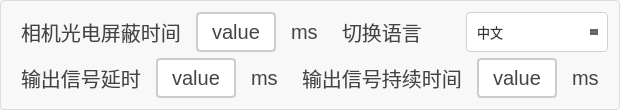
          <widget class="QGroupBox" name="groupBox_14">
           <property name="styleSheet">
            <string notr="true">QGroupBox {
    border: 1px solid #DDD;
    border-radius: 4px;
    font: bold 14px;
    color: #666;
    background-color: #F8F8F8;
}

QGroupBox::title {
    subcontrol-origin: margin;
    subcontrol-position: top left;
    left: 10px;
    padding: 0 5px;
}</string>
           </property>
           <property name="title">
            <string/>
           </property>
           <layout class="QGridLayout" name="gridLayout_2">
            <item row="0" column="0">
             <layout class="QVBoxLayout" name="verticalLayout_2">
              <item>
               <layout class="QHBoxLayout" name="horizontalLayout_3">
                <item>
                 <layout class="QHBoxLayout" name="horizontalLayout_21" stretch="2,1,1">
                  <item>
                   <widget class="QLabel" name="lb_xiangjiguangdianpingbishijian">
                    <property name="styleSheet">
                     <string notr="true">/* 基础标签样式 */
QLabel {
    color: #444444;          /* 主文字色 */
    font-size: 20px;         /* 标准字号 */
    background: transparent; /* 透明背景 */
    padding: 2px 4px;        /* 基础内边距 */
}

/* 标题样式 */
QLabel.title {
    font-size: 16px;
    font-weight: 600;
    color: #333333;
    border-bottom: 1px solid #DDDDDD; /* 下划线装饰 */
    padding-bottom: 4px;
}

/* 副标题/次要文本 */
QLabel.subtitle {
    color: #666666;
    font-size: 13px;
    font-style: italic;
}

/* 强调文本 */
QLabel.emphasis {
    color: #333333;
    font-weight: 500;
    background-color: #F5F5F5;
    border-radius: 3px;
    padding: 4px 8px;
}

/* 状态标签（成功/警告/错误） */
QLabel[state=&quot;success&quot;] {
    color: #228B22;          /* 森林绿 */
    border-left: 3px solid #228B22;
    padding-left: 8px;
}

QLabel[state=&quot;warning&quot;] {
    color: #FF8C00;          /* 暗橙 */
    border-left: 3px solid #FF8C00;
    padding-left: 8px;
}

QLabel[state=&quot;error&quot;] {
    color: #B22222;          /* 砖红 */
    border-left: 3px solid #B22222;
    padding-left: 8px;
}

/* 数据展示标签 */
QLabel.data {
    color: #2F4F4F;          /* 深石板灰 */
    font-family: monospace;
    border: 1px solid #E0E0E0;
    background-color: #FFFFFF;
    padding: 6px 12px;
    border-radius: 4px;
}

/* 禁用状态 */
QLabel:disabled {
    color: #AAAAAA;
    background-color: transparent;
}

/* 链接样式（伪链接效果） */
QLabel.link {
    color: #4682B4;          /* 钢蓝 */
    text-decoration: underline;
    border-bottom: 1px dotted #4682B4;
}

/* 图标标签 */
QLabel.icon {
    qproperty-alignment: AlignCenter;
    border: 1px solid #E0E0E0;
    border-radius: 4px;
    background-color: #FFFFFF;
    padding: 12px;
}</string>
                    </property>
                    <property name="text">
                     <string>相机光电屏蔽时间</string>
                    </property>
                   </widget>
                  </item>
                  <item>
                   <widget class="QPushButton" name="btn_xiangjiguangdianpingbishijian">
                    <property name="sizePolicy">
                     <sizepolicy hsizetype="Minimum" vsizetype="Minimum">
                      <horstretch>0</horstretch>
                      <verstretch>0</verstretch>
                     </sizepolicy>
                    </property>
                    <property name="styleSheet">
                     <string notr="true">QPushButton {
    padding: 6px 14px;
    border: 2px solid #CCC;
    border-radius: 4px;
    background-color: white;
    color: #444;
	font-size:20px;
}

QPushButton:hover {
    border-color: #999;
    background-color: #F5F5F5;
}

QPushButton:pressed {
    border-color: #777;
    background-color: #EEE;
}</string>
                    </property>
                    <property name="text">
                     <string>value</string>
                    </property>
                   </widget>
                  </item>
                  <item>
                   <widget class="QLabel" name="lb_xiangjiguangdianpingbishijianUnit">
                    <property name="styleSheet">
                     <string notr="true">/* 基础标签样式 */
QLabel {
    color: #444444;          /* 主文字色 */
    font-size: 20px;         /* 标准字号 */
    background: transparent; /* 透明背景 */
    padding: 2px 4px;        /* 基础内边距 */
}

/* 标题样式 */
QLabel.title {
    font-size: 16px;
    font-weight: 600;
    color: #333333;
    border-bottom: 1px solid #DDDDDD; /* 下划线装饰 */
    padding-bottom: 4px;
}

/* 副标题/次要文本 */
QLabel.subtitle {
    color: #666666;
    font-size: 13px;
    font-style: italic;
}

/* 强调文本 */
QLabel.emphasis {
    color: #333333;
    font-weight: 500;
    background-color: #F5F5F5;
    border-radius: 3px;
    padding: 4px 8px;
}

/* 状态标签（成功/警告/错误） */
QLabel[state=&quot;success&quot;] {
    color: #228B22;          /* 森林绿 */
    border-left: 3px solid #228B22;
    padding-left: 8px;
}

QLabel[state=&quot;warning&quot;] {
    color: #FF8C00;          /* 暗橙 */
    border-left: 3px solid #FF8C00;
    padding-left: 8px;
}

QLabel[state=&quot;error&quot;] {
    color: #B22222;          /* 砖红 */
    border-left: 3px solid #B22222;
    padding-left: 8px;
}

/* 数据展示标签 */
QLabel.data {
    color: #2F4F4F;          /* 深石板灰 */
    font-family: monospace;
    border: 1px solid #E0E0E0;
    background-color: #FFFFFF;
    padding: 6px 12px;
    border-radius: 4px;
}

/* 禁用状态 */
QLabel:disabled {
    color: #AAAAAA;
    background-color: transparent;
}

/* 链接样式（伪链接效果） */
QLabel.link {
    color: #4682B4;          /* 钢蓝 */
    text-decoration: underline;
    border-bottom: 1px dotted #4682B4;
}

/* 图标标签 */
QLabel.icon {
    qproperty-alignment: AlignCenter;
    border: 1px solid #E0E0E0;
    border-radius: 4px;
    background-color: #FFFFFF;
    padding: 12px;
}</string>
                    </property>
                    <property name="text">
                     <string>ms</string>
                    </property>
                   </widget>
                  </item>
                 </layout>
                </item>
                <item>
                 <layout class="QHBoxLayout" name="horizontalLayout_37" stretch="1,1">
                  <item>
                   <widget class="QLabel" name="lb_changeLanguage">
                    <property name="styleSheet">
                     <string notr="true">/* 基础标签样式 */
QLabel {
    color: #444444;          /* 主文字色 */
    font-size: 20px;         /* 标准字号 */
    background: transparent; /* 透明背景 */
    padding: 2px 4px;        /* 基础内边距 */
}

/* 标题样式 */
QLabel.title {
    font-size: 16px;
    font-weight: 600;
    color: #333333;
    border-bottom: 1px solid #DDDDDD; /* 下划线装饰 */
    padding-bottom: 4px;
}

/* 副标题/次要文本 */
QLabel.subtitle {
    color: #666666;
    font-size: 13px;
    font-style: italic;
}

/* 强调文本 */
QLabel.emphasis {
    color: #333333;
    font-weight: 500;
    background-color: #F5F5F5;
    border-radius: 3px;
    padding: 4px 8px;
}

/* 状态标签（成功/警告/错误） */
QLabel[state=&quot;success&quot;] {
    color: #228B22;          /* 森林绿 */
    border-left: 3px solid #228B22;
    padding-left: 8px;
}

QLabel[state=&quot;warning&quot;] {
    color: #FF8C00;          /* 暗橙 */
    border-left: 3px solid #FF8C00;
    padding-left: 8px;
}

QLabel[state=&quot;error&quot;] {
    color: #B22222;          /* 砖红 */
    border-left: 3px solid #B22222;
    padding-left: 8px;
}

/* 数据展示标签 */
QLabel.data {
    color: #2F4F4F;          /* 深石板灰 */
    font-family: monospace;
    border: 1px solid #E0E0E0;
    background-color: #FFFFFF;
    padding: 6px 12px;
    border-radius: 4px;
}

/* 禁用状态 */
QLabel:disabled {
    color: #AAAAAA;
    background-color: transparent;
}

/* 链接样式（伪链接效果） */
QLabel.link {
    color: #4682B4;          /* 钢蓝 */
    text-decoration: underline;
    border-bottom: 1px dotted #4682B4;
}

/* 图标标签 */
QLabel.icon {
    qproperty-alignment: AlignCenter;
    border: 1px solid #E0E0E0;
    border-radius: 4px;
    background-color: #FFFFFF;
    padding: 12px;
}</string>
                    </property>
                    <property name="text">
                     <string>切换语言</string>
                    </property>
                   </widget>
                  </item>
                  <item>
                   <widget class="QComboBox" name="cbox_changeLanguage">
                    <property name="sizePolicy">
                     <sizepolicy hsizetype="Preferred" vsizetype="Minimum">
                      <horstretch>0</horstretch>
                      <verstretch>0</verstretch>
                     </sizepolicy>
                    </property>
                    <property name="styleSheet">
                     <string notr="true">QComboBox {
    border: 1px solid #d0d0d0;
    border-radius: 4px;
    padding: 5px 10px;
    background-color: #ffffff;
    color: #333333;
    min-width: 120px;
    font-size: 13px;
}

QComboBox:hover {
    border: 1px solid #a0a0a0;
}

QComboBox:focus {
    border: 1px solid #4a90e2;
}

QComboBox::drop-down {
    subcontrol-origin: padding;
    subcontrol-position: top right;
    width: 25px;
    border-left: none;
}

QComboBox::down-arrow {
    width: 0;
    height: 0;
    border-left: 4px solid transparent;
    border-right: 4px solid transparent;
    border-top: 6px solid #666666;
}

QComboBox::down-arrow:hover {
    border-top: 6px solid #4a90e2;
}

QComboBox QAbstractItemView {
    border: 1px solid #d0d0d0;
    border-radius: 4px;
    background-color: #ffffff;
    selection-background-color: #4a90e2;
    selection-color: #ffffff;
    padding: 2px;
}

QComboBox QAbstractItemView::item {
    height: 28px;
    padding-left: 10px;
}

QComboBox QAbstractItemView::item:hover {
    background-color: #e8f4fd;
    color: #333333;
}</string>
                    </property>
                    <item>
                     <property name="text">
                      <string>中文</string>
                     </property>
                    </item>
                    <item>
                     <property name="text">
                      <string>English</string>
                     </property>
                    </item>
                   </widget>
                  </item>
                 </layout>
                </item>
               </layout>
              </item>
              <item>
               <layout class="QHBoxLayout" name="horizontalLayout_2">
                <item>
                 <layout class="QHBoxLayout" name="horizontalLayout_22" stretch="2,1,1">
                  <item>
                   <widget class="QLabel" name="lb_shuchuxinhaoyanshi">
                    <property name="styleSheet">
                     <string notr="true">/* 基础标签样式 */
QLabel {
    color: #444444;          /* 主文字色 */
    font-size: 20px;         /* 标准字号 */
    background: transparent; /* 透明背景 */
    padding: 2px 4px;        /* 基础内边距 */
}

/* 标题样式 */
QLabel.title {
    font-size: 16px;
    font-weight: 600;
    color: #333333;
    border-bottom: 1px solid #DDDDDD; /* 下划线装饰 */
    padding-bottom: 4px;
}

/* 副标题/次要文本 */
QLabel.subtitle {
    color: #666666;
    font-size: 13px;
    font-style: italic;
}

/* 强调文本 */
QLabel.emphasis {
    color: #333333;
    font-weight: 500;
    background-color: #F5F5F5;
    border-radius: 3px;
    padding: 4px 8px;
}

/* 状态标签（成功/警告/错误） */
QLabel[state=&quot;success&quot;] {
    color: #228B22;          /* 森林绿 */
    border-left: 3px solid #228B22;
    padding-left: 8px;
}

QLabel[state=&quot;warning&quot;] {
    color: #FF8C00;          /* 暗橙 */
    border-left: 3px solid #FF8C00;
    padding-left: 8px;
}

QLabel[state=&quot;error&quot;] {
    color: #B22222;          /* 砖红 */
    border-left: 3px solid #B22222;
    padding-left: 8px;
}

/* 数据展示标签 */
QLabel.data {
    color: #2F4F4F;          /* 深石板灰 */
    font-family: monospace;
    border: 1px solid #E0E0E0;
    background-color: #FFFFFF;
    padding: 6px 12px;
    border-radius: 4px;
}

/* 禁用状态 */
QLabel:disabled {
    color: #AAAAAA;
    background-color: transparent;
}

/* 链接样式（伪链接效果） */
QLabel.link {
    color: #4682B4;          /* 钢蓝 */
    text-decoration: underline;
    border-bottom: 1px dotted #4682B4;
}

/* 图标标签 */
QLabel.icon {
    qproperty-alignment: AlignCenter;
    border: 1px solid #E0E0E0;
    border-radius: 4px;
    background-color: #FFFFFF;
    padding: 12px;
}</string>
                    </property>
                    <property name="text">
                     <string>输出信号延时</string>
                    </property>
                   </widget>
                  </item>
                  <item>
                   <widget class="QPushButton" name="btn_shuchuxinhaoyanshi">
                    <property name="sizePolicy">
                     <sizepolicy hsizetype="Minimum" vsizetype="Minimum">
                      <horstretch>0</horstretch>
                      <verstretch>0</verstretch>
                     </sizepolicy>
                    </property>
                    <property name="styleSheet">
                     <string notr="true">QPushButton {
    padding: 6px 14px;
    border: 2px solid #CCC;
    border-radius: 4px;
    background-color: white;
    color: #444;
	font-size:20px;
}

QPushButton:hover {
    border-color: #999;
    background-color: #F5F5F5;
}

QPushButton:pressed {
    border-color: #777;
    background-color: #EEE;
}</string>
                    </property>
                    <property name="text">
                     <string>value</string>
                    </property>
                   </widget>
                  </item>
                  <item>
                   <widget class="QLabel" name="lb_xiangjiguangdianpingbishijianUnit_2">
                    <property name="styleSheet">
                     <string notr="true">/* 基础标签样式 */
QLabel {
    color: #444444;          /* 主文字色 */
    font-size: 20px;         /* 标准字号 */
    background: transparent; /* 透明背景 */
    padding: 2px 4px;        /* 基础内边距 */
}

/* 标题样式 */
QLabel.title {
    font-size: 16px;
    font-weight: 600;
    color: #333333;
    border-bottom: 1px solid #DDDDDD; /* 下划线装饰 */
    padding-bottom: 4px;
}

/* 副标题/次要文本 */
QLabel.subtitle {
    color: #666666;
    font-size: 13px;
    font-style: italic;
}

/* 强调文本 */
QLabel.emphasis {
    color: #333333;
    font-weight: 500;
    background-color: #F5F5F5;
    border-radius: 3px;
    padding: 4px 8px;
}

/* 状态标签（成功/警告/错误） */
QLabel[state=&quot;success&quot;] {
    color: #228B22;          /* 森林绿 */
    border-left: 3px solid #228B22;
    padding-left: 8px;
}

QLabel[state=&quot;warning&quot;] {
    color: #FF8C00;          /* 暗橙 */
    border-left: 3px solid #FF8C00;
    padding-left: 8px;
}

QLabel[state=&quot;error&quot;] {
    color: #B22222;          /* 砖红 */
    border-left: 3px solid #B22222;
    padding-left: 8px;
}

/* 数据展示标签 */
QLabel.data {
    color: #2F4F4F;          /* 深石板灰 */
    font-family: monospace;
    border: 1px solid #E0E0E0;
    background-color: #FFFFFF;
    padding: 6px 12px;
    border-radius: 4px;
}

/* 禁用状态 */
QLabel:disabled {
    color: #AAAAAA;
    background-color: transparent;
}

/* 链接样式（伪链接效果） */
QLabel.link {
    color: #4682B4;          /* 钢蓝 */
    text-decoration: underline;
    border-bottom: 1px dotted #4682B4;
}

/* 图标标签 */
QLabel.icon {
    qproperty-alignment: AlignCenter;
    border: 1px solid #E0E0E0;
    border-radius: 4px;
    background-color: #FFFFFF;
    padding: 12px;
}</string>
                    </property>
                    <property name="text">
                     <string>ms</string>
                    </property>
                   </widget>
                  </item>
                 </layout>
                </item>
                <item>
                 <layout class="QHBoxLayout" name="horizontalLayout_40" stretch="2,1,1">
                  <item>
                   <widget class="QLabel" name="lb_shuchuxinhaochixushijian">
                    <property name="styleSheet">
                     <string notr="true">/* 基础标签样式 */
QLabel {
    color: #444444;          /* 主文字色 */
    font-size: 20px;         /* 标准字号 */
    background: transparent; /* 透明背景 */
    padding: 2px 4px;        /* 基础内边距 */
}

/* 标题样式 */
QLabel.title {
    font-size: 16px;
    font-weight: 600;
    color: #333333;
    border-bottom: 1px solid #DDDDDD; /* 下划线装饰 */
    padding-bottom: 4px;
}

/* 副标题/次要文本 */
QLabel.subtitle {
    color: #666666;
    font-size: 13px;
    font-style: italic;
}

/* 强调文本 */
QLabel.emphasis {
    color: #333333;
    font-weight: 500;
    background-color: #F5F5F5;
    border-radius: 3px;
    padding: 4px 8px;
}

/* 状态标签（成功/警告/错误） */
QLabel[state=&quot;success&quot;] {
    color: #228B22;          /* 森林绿 */
    border-left: 3px solid #228B22;
    padding-left: 8px;
}

QLabel[state=&quot;warning&quot;] {
    color: #FF8C00;          /* 暗橙 */
    border-left: 3px solid #FF8C00;
    padding-left: 8px;
}

QLabel[state=&quot;error&quot;] {
    color: #B22222;          /* 砖红 */
    border-left: 3px solid #B22222;
    padding-left: 8px;
}

/* 数据展示标签 */
QLabel.data {
    color: #2F4F4F;          /* 深石板灰 */
    font-family: monospace;
    border: 1px solid #E0E0E0;
    background-color: #FFFFFF;
    padding: 6px 12px;
    border-radius: 4px;
}

/* 禁用状态 */
QLabel:disabled {
    color: #AAAAAA;
    background-color: transparent;
}

/* 链接样式（伪链接效果） */
QLabel.link {
    color: #4682B4;          /* 钢蓝 */
    text-decoration: underline;
    border-bottom: 1px dotted #4682B4;
}

/* 图标标签 */
QLabel.icon {
    qproperty-alignment: AlignCenter;
    border: 1px solid #E0E0E0;
    border-radius: 4px;
    background-color: #FFFFFF;
    padding: 12px;
}</string>
                    </property>
                    <property name="text">
                     <string>输出信号持续时间</string>
                    </property>
                   </widget>
                  </item>
                  <item>
                   <widget class="QPushButton" name="btn_shuchuxinhaochixushijian">
                    <property name="sizePolicy">
                     <sizepolicy hsizetype="Minimum" vsizetype="Minimum">
                      <horstretch>0</horstretch>
                      <verstretch>0</verstretch>
                     </sizepolicy>
                    </property>
                    <property name="styleSheet">
                     <string notr="true">QPushButton {
    padding: 6px 14px;
    border: 2px solid #CCC;
    border-radius: 4px;
    background-color: white;
    color: #444;
	font-size:20px;
}

QPushButton:hover {
    border-color: #999;
    background-color: #F5F5F5;
}

QPushButton:pressed {
    border-color: #777;
    background-color: #EEE;
}</string>
                    </property>
                    <property name="text">
                     <string>value</string>
                    </property>
                   </widget>
                  </item>
                  <item>
                   <widget class="QLabel" name="lb_xiangjiguangdianpingbishijianUnit_3">
                    <property name="styleSheet">
                     <string notr="true">/* 基础标签样式 */
QLabel {
    color: #444444;          /* 主文字色 */
    font-size: 20px;         /* 标准字号 */
    background: transparent; /* 透明背景 */
    padding: 2px 4px;        /* 基础内边距 */
}

/* 标题样式 */
QLabel.title {
    font-size: 16px;
    font-weight: 600;
    color: #333333;
    border-bottom: 1px solid #DDDDDD; /* 下划线装饰 */
    padding-bottom: 4px;
}

/* 副标题/次要文本 */
QLabel.subtitle {
    color: #666666;
    font-size: 13px;
    font-style: italic;
}

/* 强调文本 */
QLabel.emphasis {
    color: #333333;
    font-weight: 500;
    background-color: #F5F5F5;
    border-radius: 3px;
    padding: 4px 8px;
}

/* 状态标签（成功/警告/错误） */
QLabel[state=&quot;success&quot;] {
    color: #228B22;          /* 森林绿 */
    border-left: 3px solid #228B22;
    padding-left: 8px;
}

QLabel[state=&quot;warning&quot;] {
    color: #FF8C00;          /* 暗橙 */
    border-left: 3px solid #FF8C00;
    padding-left: 8px;
}

QLabel[state=&quot;error&quot;] {
    color: #B22222;          /* 砖红 */
    border-left: 3px solid #B22222;
    padding-left: 8px;
}

/* 数据展示标签 */
QLabel.data {
    color: #2F4F4F;          /* 深石板灰 */
    font-family: monospace;
    border: 1px solid #E0E0E0;
    background-color: #FFFFFF;
    padding: 6px 12px;
    border-radius: 4px;
}

/* 禁用状态 */
QLabel:disabled {
    color: #AAAAAA;
    background-color: transparent;
}

/* 链接样式（伪链接效果） */
QLabel.link {
    color: #4682B4;          /* 钢蓝 */
    text-decoration: underline;
    border-bottom: 1px dotted #4682B4;
}

/* 图标标签 */
QLabel.icon {
    qproperty-alignment: AlignCenter;
    border: 1px solid #E0E0E0;
    border-radius: 4px;
    background-color: #FFFFFF;
    padding: 12px;
}</string>
                    </property>
                    <property name="text">
                     <string>ms</string>
                    </property>
                   </widget>
                  </item>
                 </layout>
                </item>
               </layout>
              </item>
             </layout>
            </item>
           </layout>
          </widget>
